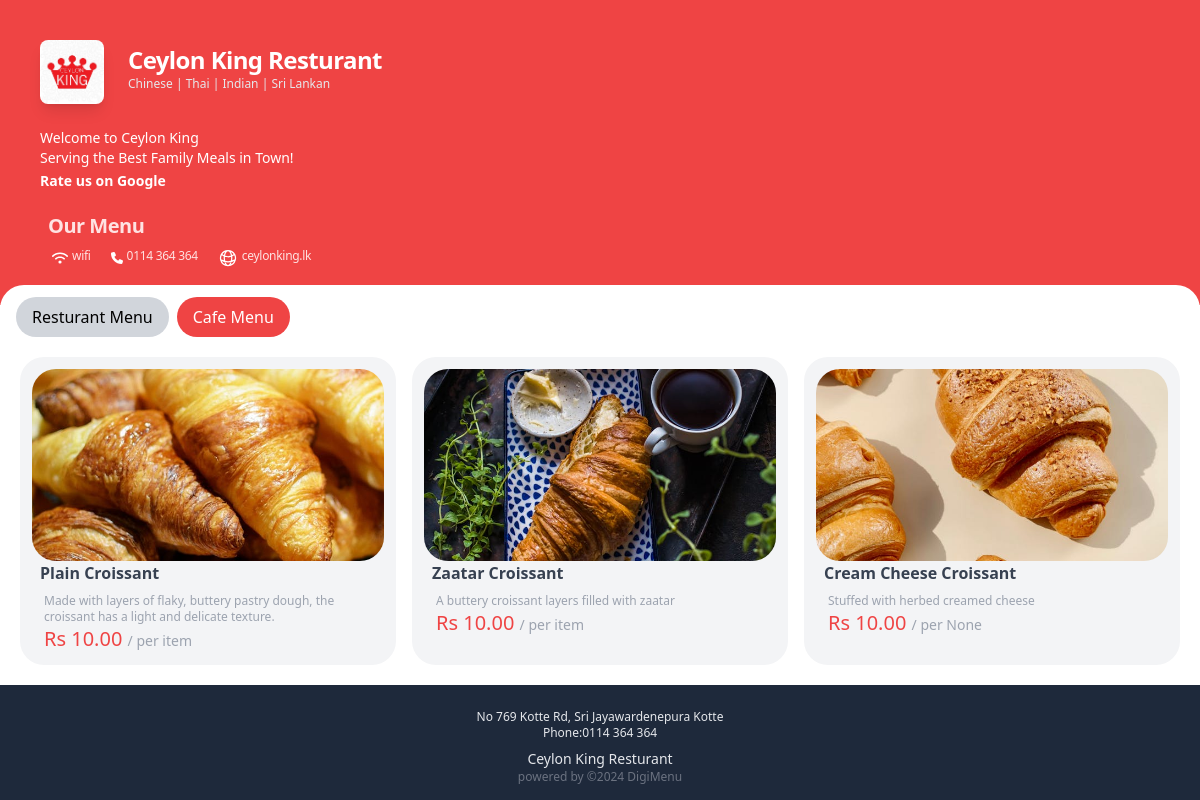
Page /cafe/category/1 on the committed database.
### cafe/models.py (models this page shows, shortened)
class Item(models.Model):
    name = models.CharField(max_length=100)
    description = models.TextField(max_length=100, blank=True, null=True)
    price_per_unit = models.DecimalField(max_digits=10, decimal_places=2)
    unit = models.CharField(max_length=100, blank=True, null=True)
    category = models.ForeignKey(Category, on_delete=models.CASCADE, default=1)
    image = models.ImageField(upload_to='uploads/cafe/products/')

### cafe/views.py (the view)
# urls.py: path('category/<int:category_id>', views.ccategory, name='ccategory'),
def ccategory(request, category_id):
    category = get_object_or_404(Category, id=category_id)
    products = Item.objects.filter(category=category)
    return render(request, 'citem.html', {'products': products})

### cart/context_processors.py (called while the page is built)
def cart(request):
    return {'cart': Cart(request)}

### cafe/templates/citem.html
{% extends 'base.html' %}
{% block content %}
<div class="rounded-3xl bg-white mt-3 flex flex-col justify-center w-full " style="margin-top: -20px;">
  <div class="mt-3">
    <div class="flex justify-start mx-3 ">
      <a  href="{% url 'resturant' %}" class=" bg-gray-300 px-4 py-2 mx-1 rounded-3xl">Resturant Menu</a>
      <a  href="{% url 'cafe' %}" class="  bg-red-500 text-white px-4 py-2 mx-1 rounded-3xl">Cafe Menu</a>
    </div>
  </div>
  <div class=" justify-center m-3 ">
    <div >
      {% if products %}
      <ul  class="grid lg:grid-cols-3 md:grid-cols-2 sm:grid-cols-1">
        {% for product in products %}
        <li class="flex-col m-2 bg-gray-100 rounded-3xl p-3">
          <div class="h-24 w-120 h-48 flex-shrink-0 overflow-hidden ">
            <img src="{{product.image.url}}" alt="{{product.name}}" class="h-full w-full object-cover rounded-3xl object-center">
          </div>
          <h3 class="text-gray-700 font-bold px-2">
            {{product.name}}
          </h3>
          <p class="px-3 mt-2 text-xs text-gray-400">{{product.description}}</p>
          <div class="justify-between px-3">
              <div class="flex flex-col justify-between text-base font-medium text-gray-900">
                <p class="text-red-500 text-xl">Rs {{product.price_per_unit}} <span class="text-gray-400 text-sm">/ per {{product.unit}}</span></p>
              </div>
          </div>
        </li>
        {% endfor %}
      </ul>
      {% else %}
              <p class="text-sm mx-5 mt-2 text-gray-400">Oops!! There are no products available at the moment.</p>
      {% endif %}
    </div>
  </div>
</div>
{% endblock %}

### rows in the picture
Item: image (picture), name "Plain Croissant", description "Made with layers of flaky, buttery pastry dough, the croissant has a light and delicate texture.", price_per_unit "10.00", unit "item"
Item: image (picture), name "Zaatar Croissant", description "A buttery croissant layers filled with zaatar", price_per_unit "10.00", unit "item"
Item: image (picture), name "Cream Cheese Croissant", description "Stuffed with herbed creamed cheese", price_per_unit "10.00", unit "None"
